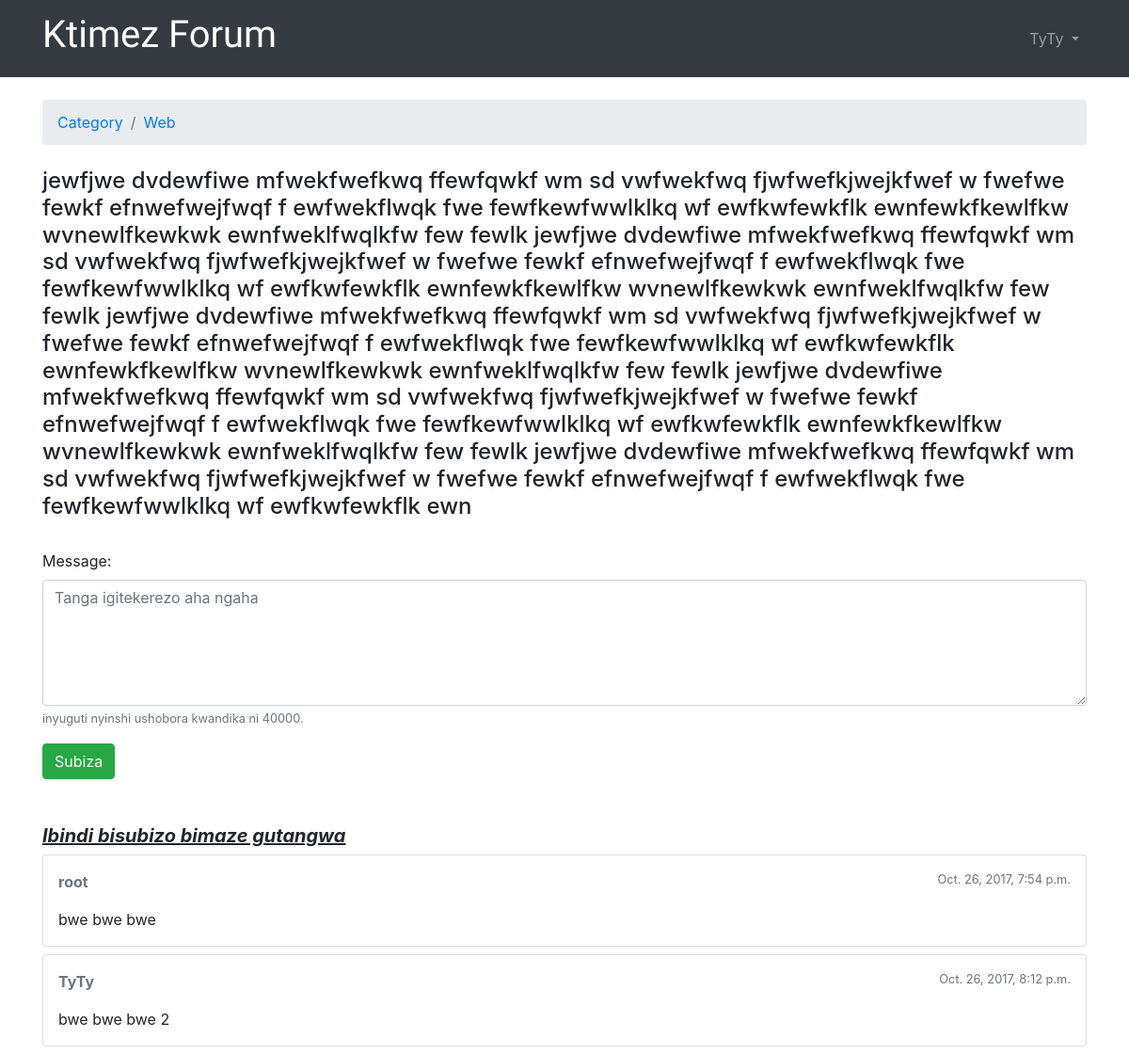
Page /category/1/topics/6/reply/ (signed in) on the earlier database version.
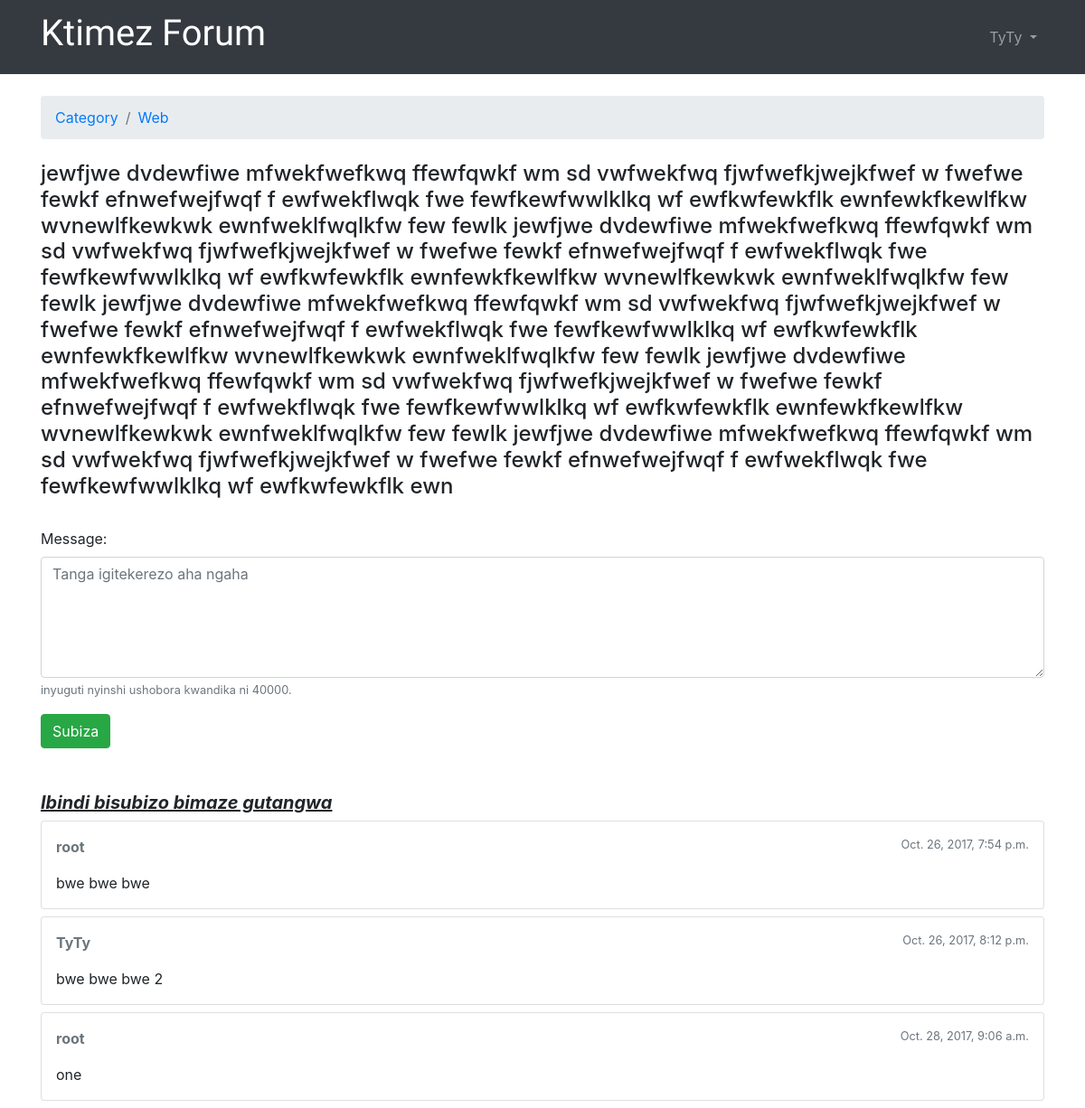
Same page on the later database version.
### categories/models.py (models this page shows, shortened)
class Reply(models.Model):
    message = models.TextField(max_length=40000)
    topic = models.ForeignKey(Topic, related_name='replies')
    created_at = models.DateTimeField(auto_now_add=True)
    updated_at = models.DateTimeField(null=True)
    created_by = models.ForeignKey(User, related_name='posts')
    updated_by = models.ForeignKey(User, null=True, related_name='+')

### categories/views.py (the view)
# urls.py: url(r'^category/(?P<pk>\d+)/topics/(?P<topic_pk>\d+)/reply/$', views.reply_topic, name='reply_topic'),
@login_required
def reply_topic(request, pk, topic_pk):
    topic = get_object_or_404(Topic, category__pk=pk, pk=topic_pk)
    if request.method == 'POST':
        form = PostForm(request.POST)
        if form.is_valid():
            reply = form.save(commit=False)
            reply.topic = topic
            reply.created_by = request.user
            reply.save()
            reply.last_updated = timezone.now()  # <- here
            reply.save()                         # <- and here
            return redirect('topic_posts', pk=pk, topic_pk=topic_pk)
    else:
        form = PostForm()
    return render(request, 'reply_topic.html', {'topic': topic, 'form': form})

### categories/forms.py
class PostForm(forms.ModelForm):
    message = forms.CharField(widget=forms.Textarea(attrs={'rows': 5, 'placeholder': 'Tanga igitekerezo aha ngaha'}), max_length=40000, help_text='inyuguti nyinshi ushobora kwandika ni 40000.')
    class Meta:
        model = Reply
        fields =['message',]

### categories/templatetags/form_tags.py (called while the page is built)
@register.filter
def input_class(bound_field):
    css_class = ''
    if bound_field.form.is_bound:
        if bound_field.errors:
            css_class = 'is-invalid'
        elif field_type(bound_field) != 'PasswordInput':
            css_class = 'is-valid'
    return 'form-control {}'.format(css_class)

### templates/reply_topic.html (shortened to what this page needs)
{% extends 'base.html' %}
{% load static %}
{% block breadcrumb %}
  <li class="breadcrumb-item"><a href="{% url 'home' %}">Category</a></li>
  <li class="breadcrumb-item"><a href="{% url 'category_topics' topic.category.pk %}">{{ topic.category.name }}</a></li>
{% endblock %}
{% block content %}
<h4> {{ topic.subject }} </h4>
<br>
  <form method="post" class="mb-4">
    {% include 'includes/form.html' %}
    <button type="submit" class="btn btn-success">Subiza</button>
  </form>
  <br>
  {% if topic.replies.all %}
    <h5><b><i> <u> Ibindi bisubizo bimaze gutangwa</u> </i></b></h5>
  {% endif %}
  {% for post in topic.replies.all %}
    <div class="card mb-2">
      <div class="card-body p-3">
        <div class="row mb-3">
          <div class="col-6">
            <strong class="text-muted">{{ post.created_by.username }}</strong>
          </div>
          <div class="col-6 text-right">
            <small class="text-muted">{{ post.created_at }}</small>
          </div>
        </div>
        {{ post.message }}
      </div>
    </div>
  {% endfor %}
{% endblock %}

Differences in the rows shown:
added Reply: created_by.username "root", created_at "Oct. 28, 2017, 9:06 a.m.", message "one"
